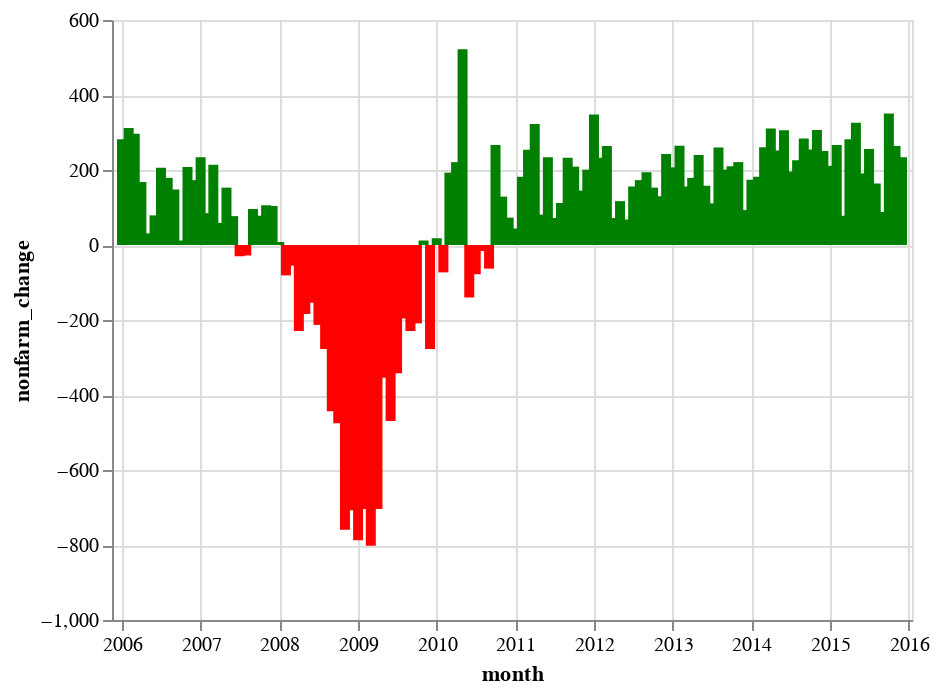

The notebook cell this image was saved under:
### Markdown cell above
### Conditions
You can adjust the color (or other channels) of the chart depending on a value. Examine the cell below for an example.

### Code cell
# Color bars green if positive and red if negative
alt.Chart(emp_df).mark_bar().encode(
    x='month:T',
    y='nonfarm_change:Q',
    color=alt.condition(
        alt.datum["nonfarm_change"] > 0,    # Specify the condition
        alt.value("green"),                 # Condition true
        alt.value("red")                    # Condition false
    )
)
